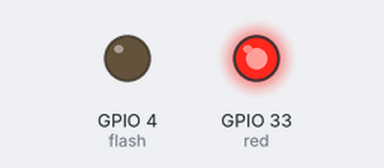
This program was run on a simulated ESP32 board running MicroPython. On the bench: output pins drawn as LEDs (lit = HIGH). What the program prints to the serial console is not drawn. At 0.0 s the program stops and its outputs stay as they are.

Above: at 0.1 s.
Timing chart, 0 to 1.5 s (numbered marks = the images above):
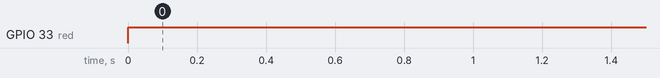

Measured:
- by itself, GPIO 33 (red): LOW → HIGH at 0.00 s

The program:

return.py
```python
from machine import Pin
import time

flash = Pin(4, Pin.OUT, value=0)
red = Pin(33, Pin.OUT, value=1)

def make_speedup(count, start, step):
    result = []
    for i in range(count):
        result.append(start - i * step)
    return result

fast = make_speedup(6, 600, 100)
print(fast)
```
